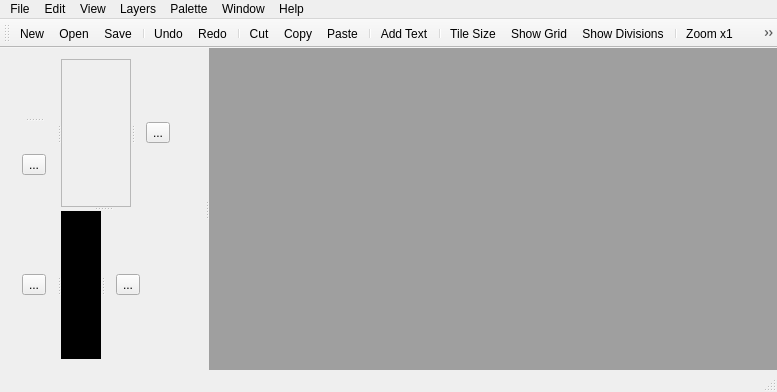
<?xml version="1.0" encoding="UTF-8"?>
<ui version="4.0">
 <class>MainWindow</class>
 <widget class="QMainWindow" name="MainWindow">
  <property name="geometry">
   <rect>
    <x>0</x>
    <y>0</y>
    <width>777</width>
    <height>392</height>
   </rect>
  </property>
  <property name="windowTitle">
   <string>MainWindow</string>
  </property>
  <property name="iconSize">
   <size>
    <width>16</width>
    <height>16</height>
   </size>
  </property>
  <widget class="QWidget" name="centralWidget">
   <layout class="QHBoxLayout" name="horizontalLayout">
    <property name="spacing">
     <number>0</number>
    </property>
    <property name="margin">
     <number>0</number>
    </property>
    <item>
     <widget class="QSplitter" name="splitter">
      <property name="orientation">
       <enum>Qt::Horizontal</enum>
      </property>
      <widget class="QWidget" name="verticalLayoutWidget">
       <layout class="QVBoxLayout" name="verticalLayout">
        <item>
         <widget class="QSplitter" name="splitter_7">
          <property name="orientation">
           <enum>Qt::Vertical</enum>
          </property>
          <widget class="QSplitter" name="splitter_4">
           <property name="orientation">
            <enum>Qt::Horizontal</enum>
           </property>
           <widget class="QSplitter" name="splitter_3">
            <property name="orientation">
             <enum>Qt::Horizontal</enum>
            </property>
            <widget class="QSplitter" name="splitter_2">
             <property name="orientation">
              <enum>Qt::Vertical</enum>
             </property>
             <widget class="QWidget" name="widget" native="true"/>
             <widget class="QWidget" name="gridLayoutWidget">
              <layout class="QGridLayout" name="gridLayout">
               <item row="0" column="0">
                <widget class="QToolButton" name="toolButton_2">
                 <property name="text">
                  <string>...</string>
                 </property>
                </widget>
               </item>
              </layout>
             </widget>
            </widget>
            <widget class="QScrollArea" name="scrollArea">
             <property name="widgetResizable">
              <bool>true</bool>
             </property>
             <widget class="QWidget" name="scrollAreaWidgetContents">
              <property name="geometry">
               <rect>
                <x>0</x>
                <y>0</y>
                <width>69</width>
                <height>210</height>
               </rect>
              </property>
             </widget>
            </widget>
           </widget>
           <widget class="QWidget" name="verticalLayoutWidget_2">
            <layout class="QVBoxLayout" name="verticalLayout_2">
             <item>
              <widget class="QToolButton" name="toolButton">
               <property name="text">
                <string>...</string>
               </property>
              </widget>
             </item>
            </layout>
           </widget>
          </widget>
          <widget class="QSplitter" name="splitter_6">
           <property name="orientation">
            <enum>Qt::Horizontal</enum>
           </property>
           <widget class="QSplitter" name="splitter_5">
            <property name="orientation">
             <enum>Qt::Horizontal</enum>
            </property>
            <widget class="QWidget" name="verticalLayoutWidget_3">
             <layout class="QVBoxLayout" name="verticalLayout_3">
              <item>
               <widget class="QToolButton" name="toolButton_4">
                <property name="text">
                 <string>...</string>
                </property>
               </widget>
              </item>
             </layout>
            </widget>
            <widget class="QWidget" name="widget_2" native="true">
             <property name="sizePolicy">
              <sizepolicy hsizetype="Expanding" vsizetype="Expanding">
               <horstretch>0</horstretch>
               <verstretch>0</verstretch>
              </sizepolicy>
             </property>
             <property name="palette">
              <palette>
               <active>
                <colorrole role="Base">
                 <brush brushstyle="SolidPattern">
                  <color alpha="255">
                   <red>255</red>
                   <green>255</green>
                   <blue>255</blue>
                  </color>
                 </brush>
                </colorrole>
                <colorrole role="Window">
                 <brush brushstyle="SolidPattern">
                  <color alpha="255">
                   <red>0</red>
                   <green>0</green>
                   <blue>0</blue>
                  </color>
                 </brush>
                </colorrole>
               </active>
               <inactive>
                <colorrole role="Base">
                 <brush brushstyle="SolidPattern">
                  <color alpha="255">
                   <red>255</red>
                   <green>255</green>
                   <blue>255</blue>
                  </color>
                 </brush>
                </colorrole>
                <colorrole role="Window">
                 <brush brushstyle="SolidPattern">
                  <color alpha="255">
                   <red>0</red>
                   <green>0</green>
                   <blue>0</blue>
                  </color>
                 </brush>
                </colorrole>
               </inactive>
               <disabled>
                <colorrole role="Base">
                 <brush brushstyle="SolidPattern">
                  <color alpha="255">
                   <red>0</red>
                   <green>0</green>
                   <blue>0</blue>
                  </color>
                 </brush>
                </colorrole>
                <colorrole role="Window">
                 <brush brushstyle="SolidPattern">
                  <color alpha="255">
                   <red>0</red>
                   <green>0</green>
                   <blue>0</blue>
                  </color>
                 </brush>
                </colorrole>
               </disabled>
              </palette>
             </property>
             <property name="autoFillBackground">
              <bool>true</bool>
             </property>
            </widget>
           </widget>
           <widget class="QWidget" name="verticalLayoutWidget_4">
            <layout class="QVBoxLayout" name="verticalLayout_4">
             <item>
              <widget class="QToolButton" name="toolButton_3">
               <property name="text">
                <string>...</string>
               </property>
              </widget>
             </item>
            </layout>
           </widget>
          </widget>
         </widget>
        </item>
       </layout>
      </widget>
      <widget class="QMdiArea" name="mdiArea"/>
     </widget>
    </item>
   </layout>
  </widget>
  <widget class="QMenuBar" name="menuBar">
   <property name="geometry">
    <rect>
     <x>0</x>
     <y>0</y>
     <width>777</width>
     <height>21</height>
    </rect>
   </property>
   <widget class="QMenu" name="menuFile">
    <property name="title">
     <string>File</string>
    </property>
    <addaction name="actionNew"/>
    <addaction name="actionOpen"/>
    <addaction name="actionReopen"/>
    <addaction name="actionSave"/>
    <addaction name="actionSave_as"/>
    <addaction name="actionClose"/>
    <addaction name="separator"/>
    <addaction name="actionExit"/>
   </widget>
   <widget class="QMenu" name="menuEdit">
    <property name="title">
     <string>Edit</string>
    </property>
    <addaction name="actionUndo"/>
    <addaction name="actionRedo"/>
    <addaction name="separator"/>
    <addaction name="actionCut"/>
    <addaction name="actionCopy"/>
    <addaction name="actionPaste"/>
    <addaction name="actionDelete"/>
    <addaction name="actionSelect_All"/>
    <addaction name="separator"/>
    <addaction name="actionAdd_Text"/>
    <addaction name="actionCreate_Shadow"/>
   </widget>
   <widget class="QMenu" name="menuView">
    <property name="title">
     <string>View</string>
    </property>
    <addaction name="actionTile_Size"/>
    <addaction name="actionShow_Grid"/>
    <addaction name="actionShow_Divisions"/>
    <addaction name="separator"/>
    <addaction name="actionZoom_x1"/>
    <addaction name="actionZoom_x2"/>
    <addaction name="actionZoom_x4"/>
    <addaction name="actionZoom_x6"/>
    <addaction name="actionZoom_x8"/>
    <addaction name="actionZoom_x12"/>
    <addaction name="separator"/>
    <addaction name="actionAnimation"/>
   </widget>
   <widget class="QMenu" name="menuPallete">
    <property name="title">
     <string>Palette</string>
    </property>
    <addaction name="actionTransparency"/>
    <addaction name="separator"/>
    <addaction name="actionLoad_Palette"/>
    <addaction name="actionSave_Palette"/>
    <addaction name="actionEdit_Palette"/>
    <addaction name="separator"/>
    <addaction name="actionClear_Mask"/>
    <addaction name="actionInvert_Mask"/>
    <addaction name="actionAuto_Mask"/>
   </widget>
   <widget class="QMenu" name="menuWindow">
    <property name="title">
     <string>Window</string>
    </property>
    <addaction name="actionCascade"/>
    <addaction name="actionSide_by_Side"/>
    <addaction name="actionVertical"/>
    <addaction name="separator"/>
    <addaction name="actionNormal_Size"/>
   </widget>
   <widget class="QMenu" name="menuHelp">
    <property name="title">
     <string>Help</string>
    </property>
    <addaction name="actionAbout"/>
   </widget>
   <widget class="QMenu" name="menuLayers">
    <property name="title">
     <string>Layers</string>
    </property>
    <addaction name="actionImage_Size"/>
    <addaction name="actionClear"/>
    <addaction name="actionClear_All"/>
   </widget>
   <addaction name="menuFile"/>
   <addaction name="menuEdit"/>
   <addaction name="menuView"/>
   <addaction name="menuLayers"/>
   <addaction name="menuPallete"/>
   <addaction name="menuWindow"/>
   <addaction name="menuHelp"/>
  </widget>
  <widget class="QToolBar" name="mainToolBar">
   <attribute name="toolBarArea">
    <enum>TopToolBarArea</enum>
   </attribute>
   <attribute name="toolBarBreak">
    <bool>false</bool>
   </attribute>
   <addaction name="actionNew"/>
   <addaction name="actionOpen"/>
   <addaction name="actionSave"/>
   <addaction name="separator"/>
   <addaction name="actionUndo"/>
   <addaction name="actionRedo"/>
   <addaction name="separator"/>
   <addaction name="actionCut"/>
   <addaction name="actionCopy"/>
   <addaction name="actionPaste"/>
   <addaction name="separator"/>
   <addaction name="actionAdd_Text"/>
   <addaction name="separator"/>
   <addaction name="actionTile_Size"/>
   <addaction name="actionShow_Grid"/>
   <addaction name="actionShow_Divisions"/>
   <addaction name="separator"/>
   <addaction name="actionZoom_x1"/>
   <addaction name="actionZoom_x2"/>
   <addaction name="actionZoom_x4"/>
   <addaction name="actionZoom_x6"/>
   <addaction name="actionZoom_x8"/>
   <addaction name="actionZoom_x12"/>
   <addaction name="separator"/>
   <addaction name="actionAnimation"/>
   <addaction name="separator"/>
   <addaction name="actionImage_Size"/>
   <addaction name="separator"/>
   <addaction name="actionAbout"/>
  </widget>
  <widget class="QStatusBar" name="statusBar"/>
  <action name="actionNew">
   <property name="icon">
    <iconset resource="Icons.qrc">
     <normaloff>:/icons/icons/icon_001.bmp</normaloff>:/icons/icons/icon_001.bmp</iconset>
   </property>
   <property name="text">
    <string>New</string>
   </property>
  </action>
  <action name="actionOpen">
   <property name="icon">
    <iconset resource="Icons.qrc">
     <normaloff>:/icons/icons/icon_002.bmp</normaloff>:/icons/icons/icon_002.bmp</iconset>
   </property>
   <property name="text">
    <string>Open</string>
   </property>
  </action>
  <action name="actionReopen">
   <property name="text">
    <string>Reopen</string>
   </property>
  </action>
  <action name="actionSave">
   <property name="icon">
    <iconset resource="Icons.qrc">
     <normaloff>:/icons/icons/icon_003.bmp</normaloff>:/icons/icons/icon_003.bmp</iconset>
   </property>
   <property name="text">
    <string>Save</string>
   </property>
  </action>
  <action name="actionSave_as">
   <property name="text">
    <string>Save as</string>
   </property>
  </action>
  <action name="actionClose">
   <property name="text">
    <string>Close</string>
   </property>
  </action>
  <action name="actionExit">
   <property name="text">
    <string>Exit</string>
   </property>
  </action>
  <action name="actionUndo">
   <property name="icon">
    <iconset resource="Icons.qrc">
     <normaloff>:/icons/icons/icon_004.bmp</normaloff>:/icons/icons/icon_004.bmp</iconset>
   </property>
   <property name="text">
    <string>Undo</string>
   </property>
  </action>
  <action name="actionRedo">
   <property name="icon">
    <iconset resource="Icons.qrc">
     <normaloff>:/icons/icons/icon_005.bmp</normaloff>:/icons/icons/icon_005.bmp</iconset>
   </property>
   <property name="text">
    <string>Redo</string>
   </property>
  </action>
  <action name="actionCut">
   <property name="icon">
    <iconset resource="Icons.qrc">
     <normaloff>:/icons/icons/icon_006.bmp</normaloff>:/icons/icons/icon_006.bmp</iconset>
   </property>
   <property name="text">
    <string>Cut</string>
   </property>
  </action>
  <action name="actionCopy">
   <property name="icon">
    <iconset resource="Icons.qrc">
     <normaloff>:/icons/icons/icon_007.bmp</normaloff>:/icons/icons/icon_007.bmp</iconset>
   </property>
   <property name="text">
    <string>Copy</string>
   </property>
  </action>
  <action name="actionPaste">
   <property name="icon">
    <iconset resource="Icons.qrc">
     <normaloff>:/icons/icons/icon_008.bmp</normaloff>:/icons/icons/icon_008.bmp</iconset>
   </property>
   <property name="text">
    <string>Paste</string>
   </property>
  </action>
  <action name="actionDelete">
   <property name="text">
    <string>Delete</string>
   </property>
  </action>
  <action name="actionSelect_All">
   <property name="text">
    <string>Select All</string>
   </property>
  </action>
  <action name="actionAdd_Text">
   <property name="icon">
    <iconset resource="Icons.qrc">
     <normaloff>:/icons/icons/icon_009.bmp</normaloff>:/icons/icons/icon_009.bmp</iconset>
   </property>
   <property name="text">
    <string>Add Text</string>
   </property>
  </action>
  <action name="actionCreate_Shadow">
   <property name="text">
    <string>Create Shadow</string>
   </property>
  </action>
  <action name="actionTile_Size">
   <property name="icon">
    <iconset resource="Icons.qrc">
     <normaloff>:/icons/icons/icon_010.bmp</normaloff>:/icons/icons/icon_010.bmp</iconset>
   </property>
   <property name="text">
    <string>Tile Size</string>
   </property>
  </action>
  <action name="actionShow_Grid">
   <property name="icon">
    <iconset resource="Icons.qrc">
     <normaloff>:/icons/icons/icon_011.bmp</normaloff>:/icons/icons/icon_011.bmp</iconset>
   </property>
   <property name="text">
    <string>Show Grid</string>
   </property>
  </action>
  <action name="actionShow_Divisions">
   <property name="icon">
    <iconset resource="Icons.qrc">
     <normaloff>:/icons/icons/icon_012.bmp</normaloff>:/icons/icons/icon_012.bmp</iconset>
   </property>
   <property name="text">
    <string>Show Divisions</string>
   </property>
  </action>
  <action name="actionZoom_x1">
   <property name="icon">
    <iconset resource="Icons.qrc">
     <normaloff>:/icons/icons/icon_013.bmp</normaloff>:/icons/icons/icon_013.bmp</iconset>
   </property>
   <property name="text">
    <string>Zoom x1</string>
   </property>
  </action>
  <action name="actionZoom_x2">
   <property name="icon">
    <iconset resource="Icons.qrc">
     <normaloff>:/icons/icons/icon_014.bmp</normaloff>:/icons/icons/icon_014.bmp</iconset>
   </property>
   <property name="text">
    <string>Zoom x2</string>
   </property>
  </action>
  <action name="actionZoom_x4">
   <property name="icon">
    <iconset resource="Icons.qrc">
     <normaloff>:/icons/icons/icon_015.bmp</normaloff>:/icons/icons/icon_015.bmp</iconset>
   </property>
   <property name="text">
    <string>Zoom x4</string>
   </property>
  </action>
  <action name="actionZoom_x6">
   <property name="icon">
    <iconset resource="Icons.qrc">
     <normaloff>:/icons/icons/icon_016.bmp</normaloff>:/icons/icons/icon_016.bmp</iconset>
   </property>
   <property name="text">
    <string>Zoom x6</string>
   </property>
  </action>
  <action name="actionZoom_x8">
   <property name="icon">
    <iconset resource="Icons.qrc">
     <normaloff>:/icons/icons/icon_017.bmp</normaloff>:/icons/icons/icon_017.bmp</iconset>
   </property>
   <property name="text">
    <string>Zoom x8</string>
   </property>
  </action>
  <action name="actionZoom_x12">
   <property name="icon">
    <iconset resource="Icons.qrc">
     <normaloff>:/icons/icons/icon_018.bmp</normaloff>:/icons/icons/icon_018.bmp</iconset>
   </property>
   <property name="text">
    <string>Zoom x12</string>
   </property>
  </action>
  <action name="actionAnimation">
   <property name="icon">
    <iconset resource="Icons.qrc">
     <normaloff>:/icons/icons/icon_019.bmp</normaloff>:/icons/icons/icon_019.bmp</iconset>
   </property>
   <property name="text">
    <string>Animation</string>
   </property>
  </action>
  <action name="actionImage_Size">
   <property name="icon">
    <iconset resource="Icons.qrc">
     <normaloff>:/icons/icons/icon_020.bmp</normaloff>:/icons/icons/icon_020.bmp</iconset>
   </property>
   <property name="text">
    <string>Image Size</string>
   </property>
  </action>
  <action name="actionClear">
   <property name="text">
    <string>Clear</string>
   </property>
  </action>
  <action name="actionClear_All">
   <property name="text">
    <string>Clear All</string>
   </property>
  </action>
  <action name="actionTransparency">
   <property name="text">
    <string>Transparency</string>
   </property>
  </action>
  <action name="actionLoad_Palette">
   <property name="text">
    <string>Load Palette</string>
   </property>
  </action>
  <action name="actionSave_Palette">
   <property name="text">
    <string>Save Palette</string>
   </property>
  </action>
  <action name="actionEdit_Palette">
   <property name="text">
    <string>Edit Palette</string>
   </property>
  </action>
  <action name="actionClear_Mask">
   <property name="text">
    <string>Clear Mask</string>
   </property>
  </action>
  <action name="actionInvert_Mask">
   <property name="text">
    <string>Invert Mask</string>
   </property>
  </action>
  <action name="actionAuto_Mask">
   <property name="text">
    <string>Auto Mask</string>
   </property>
  </action>
  <action name="actionCascade">
   <property name="text">
    <string>Cascade</string>
   </property>
  </action>
  <action name="actionSide_by_Side">
   <property name="text">
    <string>Side by Side</string>
   </property>
  </action>
  <action name="actionVertical">
   <property name="text">
    <string>Vertical</string>
   </property>
  </action>
  <action name="actionNormal_Size">
   <property name="text">
    <string>Normal Size</string>
   </property>
  </action>
  <action name="actionAbout">
   <property name="icon">
    <iconset resource="Icons.qrc">
     <normaloff>:/icons/icons/icon_021.bmp</normaloff>:/icons/icons/icon_021.bmp</iconset>
   </property>
   <property name="text">
    <string>About</string>
   </property>
  </action>
 </widget>
 <layoutdefault spacing="6" margin="11"/>
 <resources>
  <include location="Icons.qrc"/>
 </resources>
 <connections/>
</ui>
